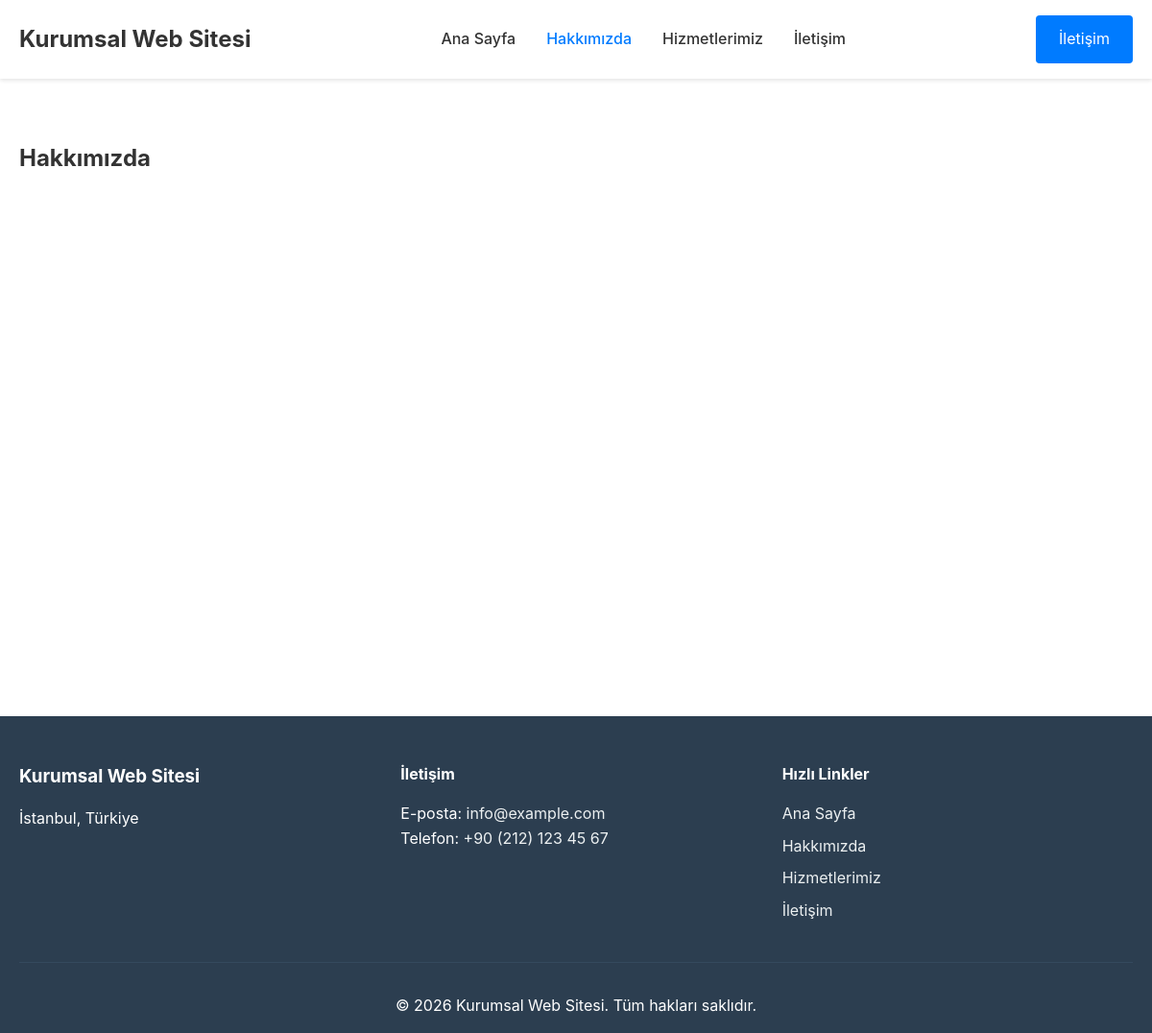
/public/?page=about, run on the app's committed database.
### tables this page shows
CREATE TABLE IF NOT EXISTS settings (
    id INT AUTO_INCREMENT PRIMARY KEY,
    setting_key VARCHAR(100) NOT NULL UNIQUE,
    setting_value TEXT,
    setting_type ENUM('text', 'textarea', 'image', 'url', 'email', 'phone') DEFAULT 'text',
    description VARCHAR(255),
    group_name VARCHAR(50) DEFAULT 'general',
    created_at TIMESTAMP DEFAULT CURRENT_TIMESTAMP,
    updated_at TIMESTAMP DEFAULT CURRENT_TIMESTAMP ON UPDATE CURRENT_TIMESTAMP,
    INDEX idx_setting_key (setting_key),
    INDEX idx_group_name (group_name)
);

CREATE TABLE IF NOT EXISTS pages (
    id INT AUTO_INCREMENT PRIMARY KEY,
    slug VARCHAR(100) NOT NULL UNIQUE,
    title VARCHAR(200) NOT NULL,
    meta_title VARCHAR(200),
    meta_description TEXT,
    meta_keywords VARCHAR(255),
    is_active TINYINT(1) DEFAULT 1,
    sort_order INT DEFAULT 0,
    created_at TIMESTAMP DEFAULT CURRENT_TIMESTAMP,
    updated_at TIMESTAMP DEFAULT CURRENT_TIMESTAMP ON UPDATE CURRENT_TIMESTAMP,
    INDEX idx_slug (slug),
    INDEX idx_is_active (is_active)
);

### config/database.php (called while the page is built, shortened)
<?php
class Database {
    private static $instance = null;
    private $connection;
    private function __construct() {
        try {
            $dsn = "mysql:host=" . self::DB_HOST . ";dbname=" . self::DB_NAME . ";charset=" . self::DB_CHARSET;
            $options = [
                PDO::ATTR_ERRMODE            => PDO::ERRMODE_EXCEPTION,
                PDO::ATTR_DEFAULT_FETCH_MODE => PDO::FETCH_ASSOC,
                PDO::ATTR_EMULATE_PREPARES   => false,
            ];
            $this->connection = new PDO($dsn, self::DB_USER, self::DB_PASS, $options);
        } catch (PDOException $e) {
            error_log("Database Connection Error: " . $e->getMessage());
            die("Veritabanı bağlantı hatası. Lütfen yöneticiye başvurun.");
        }
    }
    public static function getInstance() {
        if (self::$instance === null) {
            self::$instance = new self();
        }
        return self::$instance;
    }
    public function getConnection() {
        return $this->connection;
    }
}

### app/Models/SettingModel.php (called while the page is built, shortened)
<?php
class SettingModel {
    private $db;
    public function __construct() {
        $this->db = Database::getInstance()->getConnection();
    }
    public function get($key, $default = null) {
        $stmt = $this->db->prepare("SELECT setting_value FROM settings WHERE setting_key = ?");
        $stmt->execute([$key]);
        $result = $stmt->fetch();
        return $result ? $result['setting_value'] : $default;
    }
}

### app/helpers/functions.php (called while the page is built, shortened)
<?php
function escape($string) {
    return htmlspecialchars($string, ENT_QUOTES, 'UTF-8');
}

### app/Models/PageModel.php (called while the page is built, shortened)
<?php
class PageModel {
    private $db;
    public function __construct() {
        $this->db = Database::getInstance()->getConnection();
    }
    public function getAll($activeOnly = true) {
        $sql = "SELECT * FROM pages";
        if ($activeOnly) {
            $sql .= " WHERE is_active = 1";
        }
        $sql .= " ORDER BY sort_order ASC, title ASC";
        return $this->db->query($sql)->fetchAll();
    }
    public function getBySlug($slug) {
        $stmt = $this->db->prepare("SELECT * FROM pages WHERE slug = ? AND is_active = 1");
        $stmt->execute([$slug]);
        return $stmt->fetch();
    }
}

### app/Views/pages/about.php (the view, shortened to what this page needs)
<?php
$pageModel = new PageModel();
$page = $pageModel->getBySlug('about');
?>
<section class="page-content">
    <div class="container">
        <h1><?= escape($page['title'] ?? 'Hakkımızda') ?></h1>
    </div>
</section>

### app/Views/layouts/header.php (shortened to what this page needs)
<?php
$settingModel = new SettingModel();
$siteName = $settingModel->get('site_name', 'Kurumsal Web Sitesi');
$siteLogo = $settingModel->get('site_logo', '');
$pageModel = new PageModel();
$pages = $pageModel->getAll();
$currentPage = $currentPage ?? 'home';
?>
<!DOCTYPE html>
<html lang="tr">
<head>
    <link rel="stylesheet" href="<?= BASE_URL ?>/assets/css/style.css">
</head>
<body>
    <header class="site-header">
        <div class="container">
            <div class="header-content">
                <div class="logo">
                    <?php if ($siteLogo): ?>
                        <a href="<?= BASE_URL ?>">
                            <img src="<?= escape($siteLogo) ?>" alt="<?= escape($siteName) ?>">
                        </a>
                    <?php else: ?>
                        <a href="<?= BASE_URL ?>"><?= escape($siteName) ?></a>
                    <?php endif; ?>
                </div>
                <nav class="main-nav">
                    <ul>
                        <li><a href="<?= BASE_URL ?>" class="<?= $currentPage === 'home' ? 'active' : '' ?>">Ana Sayfa</a></li>
                        <?php foreach ($pages as $page): ?>
                            <?php if ($page['slug'] !== 'home'): ?>
                            <li>
                                <a href="<?= BASE_URL ?>/?page=<?= escape($page['slug']) ?>"
                                   class="<?= $currentPage === $page['slug'] ? 'active' : '' ?>">
                                    <?= escape($page['title']) ?>
                                </a>
                            </li>
                            <?php endif; ?>
                        <?php endforeach; ?>
                    </ul>
                </nav>
                <div class="header-actions">
                    <a href="<?= BASE_URL ?>/?page=contact" class="btn btn-primary">İletişim</a>
                </div>
            </div>
        </div>
    </header>
    <main class="main-content">

### app/Views/layouts/footer.php (shortened to what this page needs)
<?php
$settingModel = new SettingModel();
$siteName = $settingModel->get('site_name', 'Kurumsal Web Sitesi');
$siteEmail = $settingModel->get('site_email', '');
$sitePhone = $settingModel->get('site_phone', '');
$siteAddress = $settingModel->get('site_address', '');
?>
    </main>
    <footer class="site-footer">
        <div class="container">
            <div class="footer-content">
                <div class="footer-section">
                    <h3><?= escape($siteName) ?></h3>
                    <?php if ($siteAddress): ?>
                    <p><?= escape($siteAddress) ?></p>
                    <?php endif; ?>
                </div>
                <div class="footer-section">
                    <h4>İletişim</h4>
                    <?php if ($siteEmail): ?>
                    <p>E-posta: <a href="mailto:<?= escape($siteEmail) ?>"><?= escape($siteEmail) ?></a></p>
                    <?php endif; ?>
                    <?php if ($sitePhone): ?>
                    <p>Telefon: <a href="tel:<?= escape($sitePhone) ?>"><?= escape($sitePhone) ?></a></p>
                    <?php endif; ?>
                </div>
                <div class="footer-section">
                    <h4>Hızlı Linkler</h4>
                    <ul>
                        <li><a href="<?= BASE_URL ?>">Ana Sayfa</a></li>
                        <?php
                        $pageModel = new PageModel();
                        $pages = $pageModel->getAll();
                        foreach ($pages as $page):
                            if ($page['slug'] !== 'home'):
                        ?>
                        <li><a href="<?= BASE_URL ?>/?page=<?= escape($page['slug']) ?>"><?= escape($page['title']) ?></a></li>
                        <?php
                            endif;
                        endforeach;
                        ?>
                    </ul>
                </div>
            </div>
            <div class="footer-bottom">
                <p>&copy; <?= date('Y') ?> <?= escape($siteName) ?>. Tüm hakları saklıdır.</p>
            </div>
        </div>
    </footer>
</body>
</html>

### public/assets/css/style.css (style rules this page uses)
* { margin: 0; padding: 0; box-sizing: border-box; }
body { font-family: -apple-system, BlinkMacSystemFont, 'Segoe UI', Roboto, 'Helvetica Neue', Arial, sans-serif; line-height: 1.6; color: #333; background-color: #fff; }
.container { max-width: 1200px; margin: 0 auto; padding: 0 20px; }
.site-header { background: #fff; box-shadow: 0 2px 4px rgba(0,0,0,0.1); position: sticky; top: 0; z-index: 1000; }
.header-content { display: flex; justify-content: space-between; align-items: center; padding: 1rem 0; }
.logo a { font-size: 1.5rem; font-weight: bold; text-decoration: none; color: #333; }
.main-nav ul { display: flex; list-style: none; gap: 2rem; }
.main-nav a { text-decoration: none; color: #333; font-weight: 500; transition: color 0.3s; }
.main-nav a:hover, .main-nav a.active { color: #007bff; }
.btn { display: inline-block; padding: 0.75rem 1.5rem; text-decoration: none; border-radius: 4px; transition: all 0.3s; border: none; cursor: pointer; font-size: 1rem; }
.btn-primary { background: #007bff; color: #fff; }
.main-content { min-height: calc(100vh - 200px); }
section { padding: 4rem 0; }
.site-footer { background: #2c3e50; color: #fff; padding: 3rem 0 1rem; margin-top: 4rem; }
.footer-content { display: grid; grid-template-columns: repeat(auto-fit, minmax(250px, 1fr)); gap: 2rem; margin-bottom: 2rem; }
.footer-section h3, .footer-section h4 { margin-bottom: 1rem; }
.footer-section ul { list-style: none; }
.footer-section ul li { margin-bottom: 0.5rem; }
.footer-section a { color: #ecf0f1; text-decoration: none; }
.footer-bottom { text-align: center; padding-top: 2rem; border-top: 1px solid #34495e; }

### data on the page
settings: setting_value "Kurumsal Web Sitesi"
pages: title "Hakkımızda"
pages: title "Hizmetlerimiz"
pages: title "İletişim"
settings: setting_value "İstanbul, Türkiye"
settings: setting_value "info@example.com"
settings: setting_value "+90 (212) 123 45 67"
